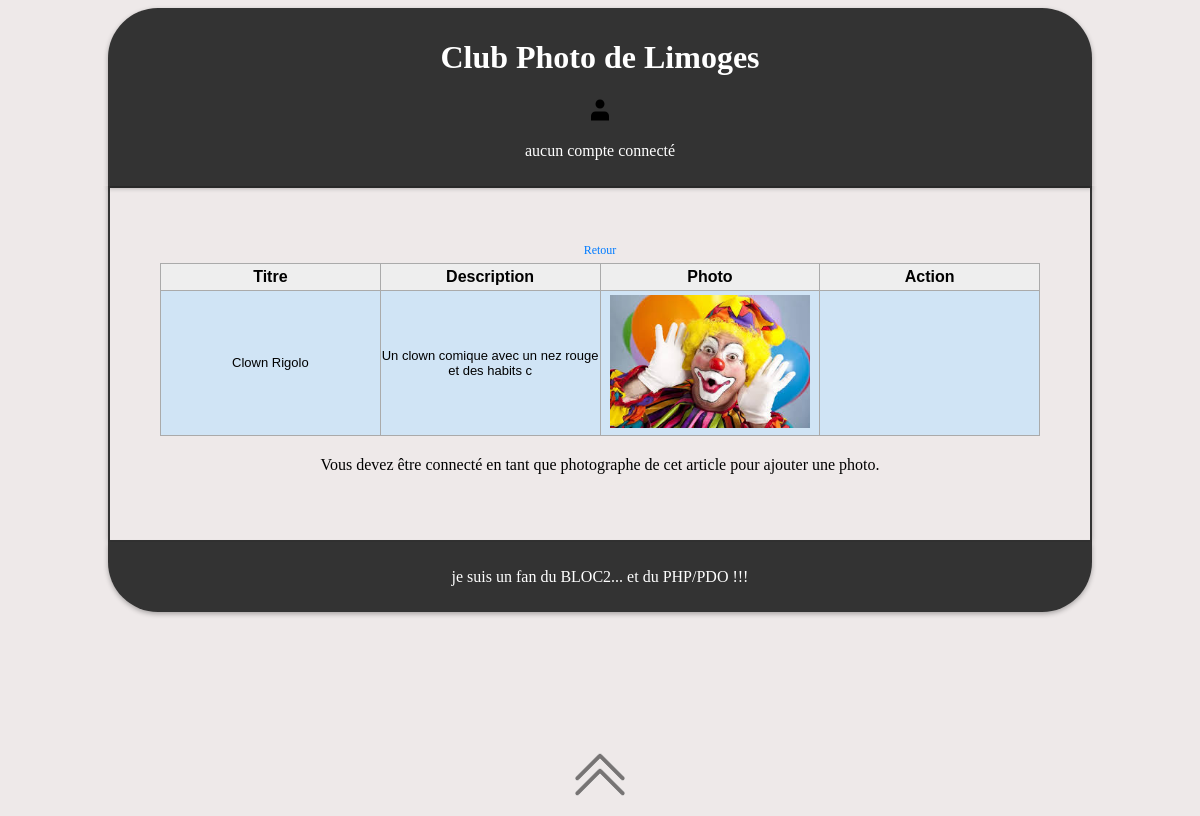
The page /index.php?page=article&id=2 on the database its author committed.
### tables this page shows
CREATE TABLE IF NOT EXISTS `photo` (
  `idphoto` int NOT NULL AUTO_INCREMENT,
  `titrephoto` varchar(50) NOT NULL,
  `textephoto` varchar(50) NOT NULL,
  `imagephoto` varchar(50) NOT NULL,
  `idarti` int NOT NULL,
  PRIMARY KEY (`idphoto`),
  KEY `idarti` (`idarti`)
);

### article.php (the view, shortened to what this page needs)
<?php
    $connexion = connexionPDO();
    $requete = "SELECT article.idarti, article.datearti, article.titrearti, article.textearti, type.nomtype, photographe.nomphotographe, photographe.prenomphotographe, article.idphotographe
            FROM article
            INNER JOIN type ON article.idtype = type.idtype
            INNER JOIN photographe ON article.idphotographe = photographe.idphotographe";
    $stmt = $connexion->prepare($requete);
    $stmt->execute();
    $lesart = $stmt->fetchAll(PDO::FETCH_OBJ);
    $requete = "SELECT idtype, nomtype FROM type";
    $stmt    = $connexion->prepare($requete);
    $stmt->execute();
    $lestypes = $stmt->fetchAll(PDO::FETCH_OBJ);
    $requete = "SELECT idphotographe, nomphotographe, prenomphotographe FROM photographe WHERE idphotographe != 0";
    $stmt    = $connexion->prepare($requete);
    $stmt->execute();
    $lesphotographes = $stmt->fetchAll(PDO::FETCH_OBJ);
?>
<!DOCTYPE html>
<html lang="fr">
<head>
</head>
<body>
<fieldset class='accueil photo'>
    <?php
        if (! isset($_GET['id'])) {
            echo "<table border='1' class='ArticleTable'>";
            echo "<tr>";
            echo "<th>Date</th>";
            echo "<th>Titre</th>";
            echo "<th>Texte</th>";
            echo "<th>Type</th>";
            echo "<th>Photographe</th>";
            echo "<th>Action</th>";
            echo "</tr>";
            foreach ($lesart as $unart) {
                echo "<tr>";
                echo "<td>$unart->datearti</td>";
                echo '<td><a href="index.php?page=article&id=' . $unart->idarti . '">' . $unart->titrearti . '</a></td>';
                echo "<td>$unart->textearti</td>";
                echo "<td>$unart->nomtype</td>";
                echo "<td>$unart->nomphotographe $unart->prenomphotographe</td>";
                if (isset($_SESSION['id']) && ($_SESSION['id'] == $unart->idphotographe || $_SESSION['id'] == 0)) {
                    echo "<td><form action='' method='post' style='display:inline;'><input type='hidden' name='idarti' value='$unart->idarti'><input type='submit' name='supprimer_article' value='Supprimer' style='width: 80px; padding: 5px 10px; font-size: 12px; cursor: pointer;'></form></td>";
                } else {
                    echo "<td></td>";
                }
                echo "</tr>";
            }
            echo "</table>";
            if (isset($_SESSION['id'])) {
                echo "<fieldset class='ajout'>";
                echo "<legend>Créer un article</legend>";
                echo "<form action='' method='post'>";
                echo '<input type="text" name="titre" placeholder="Titre de l\'article" required>';
                echo "<br>";
                echo '<textarea name="texte" placeholder="Texte de l\'article" required></textarea>';
                echo "<br>";
                echo "<select name='idtype' required>";
                foreach ($lestypes as $type) {
                    echo "<option value='$type->idtype'>$type->nomtype</option>";
                }
                echo "</select>";
                echo "<br>";
                if ($_SESSION['id'] == 0) {
                    echo "<select name='idphotographe' required>";
                    foreach ($lesphotographes as $photographe) {
                        echo "<option value='$photographe->idphotographe'>$photographe->nomphotographe $photographe->prenomphotographe</option>";
                    }
                    echo "</select>";
                    echo "<br>";
                }
                echo "<input type='submit' name='creer_article' value='Créer' style='width: 80px; padding: 5px 10px; font-size: 12px; cursor: pointer;'>";
                echo "</form>";
                echo "</fieldset>";
            }
        } else {
            echo "<a href='index.php?page=article' style='width: 80px; padding: 5px 10px; font-size: 12px; cursor: pointer;'>Retour</a>";
            $id = $_GET['id'];
            $requete = "SELECT article.idarti, article.titrearti, article.idphotographe, photographe.nomphotographe, photographe.prenomphotographe
                    FROM article
                    INNER JOIN photographe ON article.idphotographe = photographe.idphotographe
                    WHERE article.idarti = :id";
            $stmt = $connexion->prepare($requete);
            $stmt->execute([':id' => $id]);
            $unart = $stmt->fetch(PDO::FETCH_OBJ);
            $requete = "SELECT idphoto, titrephoto, textephoto, imagephoto FROM photo WHERE idarti = :id";
            $stmt    = $connexion->prepare($requete);
            $stmt->execute([':id' => $id]);
            $lesphotos = $stmt->fetchAll(PDO::FETCH_OBJ);
            echo "<table border='1'  class='ArticleTable'>";
            echo "<tr>";
            echo "<th>Titre</th>";
            echo "<th>Description</th>";
            echo "<th>Photo</th>";
            echo "<th>Action</th>";
            echo "</tr>";
            foreach ($lesphotos as $photo) {
                echo "<tr>";
                echo "<td>$photo->titrephoto</td>";
                echo "<td>$photo->textephoto</td>";
                echo "<td><img src='image/$photo->imagephoto' alt='$photo->titrephoto' width='200'></td>";
                if (isset($_SESSION['id']) && ($_SESSION['id'] == $unart->idphotographe || $_SESSION['id'] == 0)) {
                    echo "<td><form action='' method='post' style='display:inline;'><input type='hidden' name='idphoto' value='$photo->idphoto'><input type='hidden' name='idarti' value='$id'><input type='submit' name='supprimer_photo' value='Supprimer' style='width: 80px; padding: 5px 10px; font-size: 12px; cursor: pointer;'></form></td>";
                } else {
                    echo "<td></td>";
                }
                echo "</tr>";
            }
            echo "</table>";
            if (isset($_SESSION['id']) && ($_SESSION['id'] == $unart->idphotographe || $_SESSION['id'] == 0)) {
                echo "<fieldset class='ajout'>";
                echo "<legend>Ajouter une photo</legend>";
                echo "<form action='' method='post' enctype='multipart/form-data'>";
                echo '<input type="text" name="titre"  placeholder="Titre de la photo" required>';
                echo "<br>";
                echo '<textarea name="detail" placeholder="Détail de la photo" required></textarea>';
                echo "<br>";
                echo '<input type="file" name="photo" id="photo" required>';
                echo "<br>";
                echo '<input type="submit" name="submit" value="Ajouter" style="width: 80px; padding: 5px 10px; font-size: 12px; cursor: pointer;">';
                echo "</form>";
                echo "</fieldset>";
                if ($_SERVER['REQUEST_METHOD'] == 'POST' && isset($_POST['submit'])) {
                    $titre  = $_POST['titre'];
                    $detail = $_POST['detail'];
                    $photo  = $_FILES['photo'];
                    if ($photo['error'] == 0) {
                        $target_dir    = "image/";
                        $target_file   = $target_dir . basename($photo["name"]);
                        $imageFileType = pathinfo($target_file, PATHINFO_EXTENSION);
                        $check = getimagesize($photo["tmp_name"]);
                        if ($check !== false) {
                            if (move_uploaded_file($photo["tmp_name"], $target_file)) {
                                echo "Le fichier " . htmlspecialchars(basename($photo["name"])) . " a été téléchargé.";
                                $requete = "INSERT INTO photo (titrephoto, textephoto, imagephoto, idarti) VALUES (:titre, :detail, :image, :idarti)";
                                $stmt    = $connexion->prepare($requete);
                                $stmt->execute([
                                    ':titre'  => $titre,
                                    ':detail' => $detail,
                                    ':image'  => basename($photo["name"]),
                                    ':idarti' => $id,
                                ]);
                                header("Refresh:0");
                            } else {
                                echo "Désolé, une erreur s'est produite lors du téléchargement de votre fichier.";
                            }
                        } else {
                            echo "Le fichier n'est pas une image.";
                        }
                    } else {
                        echo "Erreur lors du téléchargement du fichier.";
                    }
                }
            } else {
                echo "<p>Vous devez être connecté en tant que photographe de cet article pour ajouter une photo.</p>";
            }
        }
    ?>
</fieldset>
</body>
</html>

### config/global.css (style rules this page uses)
:root { --first-hue: 234; --sat: 100%; --lig: 66%; --second-hue: 218; }
body { display: flex; flex-direction: column; min-height: 100vh; }
.accueil { display: flex; flex-wrap: wrap; background-color: #eee9e9; text-align: center; margin-left: 100px; margin-right: 100px; padding: 50px; box-shadow: 0 2px 5px rgba(0, 0, 0, 0.3); border-right: #333 5px solid; border-left: #333 5px solid; }
table { width: 100%; table-layout: fixed; transition: all 0.3s; border-collapse: collapse; }
td { overflow: visible; white-space: normal; word-wrap: break-word; }
.photo { border: 2px solid #333; box-shadow: 0 0 5px rgba(0, 0, 0, 0.3); }
body { background-color: #eee9e9; }
table.ArticleTable { font-family: Arial, Helvetica, sans-serif; border: 1px solid #1C6EA4; background-color: #EEEEEE; width: 100%; text-align: center; border-collapse: collapse; }
table.ArticleTable td, table.ArticleTable th { border: 1px solid #AAAAAA; padding: 4px 0px; }
table.ArticleTable tbody td { font-size: 13px; }
table.ArticleTable tr:nth-child(even) { background: #D0E4F5; }
.accueil { display: flex; justify-content: center; align-items: center; }
.accueil p { margin-top: 20px; }
.accueil a { color: #007bff; text-decoration: none; }

### rows shown on the page
photo: titrephoto "Clown Rigolo", textephoto "Un clown comique avec un nez rouge et des habits c", imagephoto (picture)
